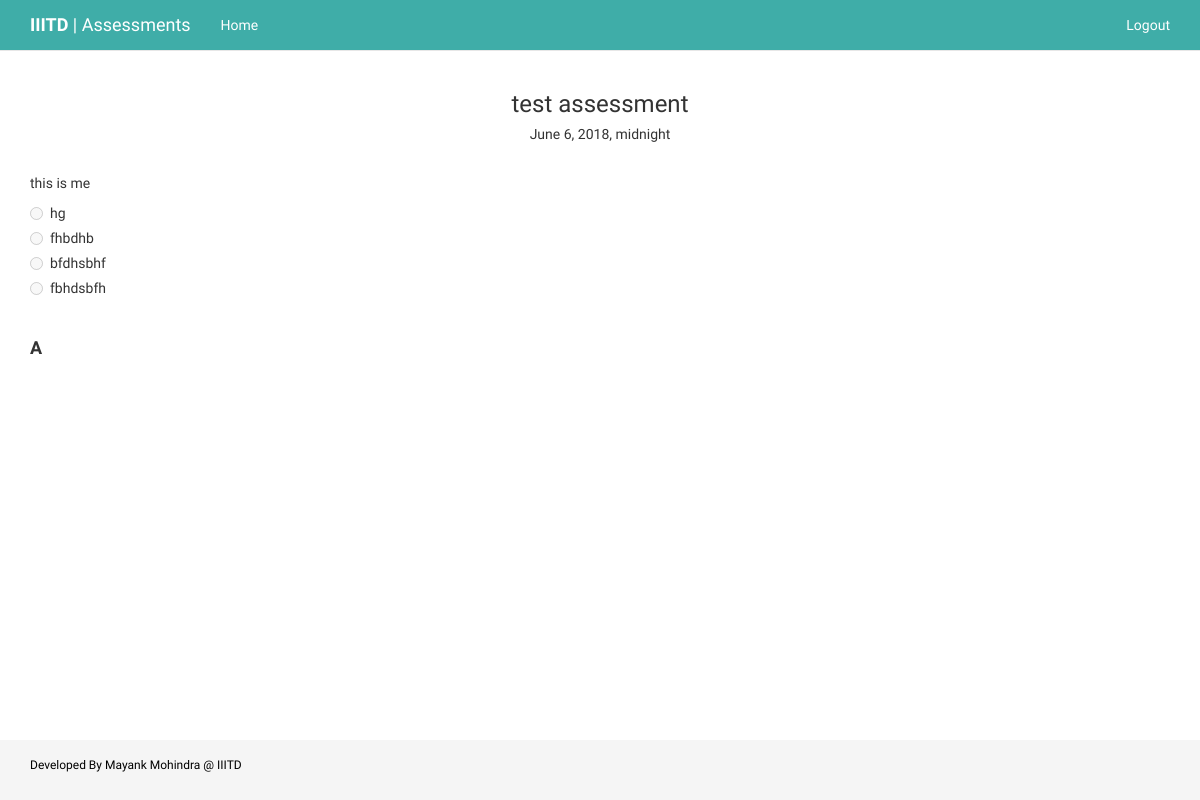
/view_question/2/ (signed in), run on an earlier commit of the app's database.
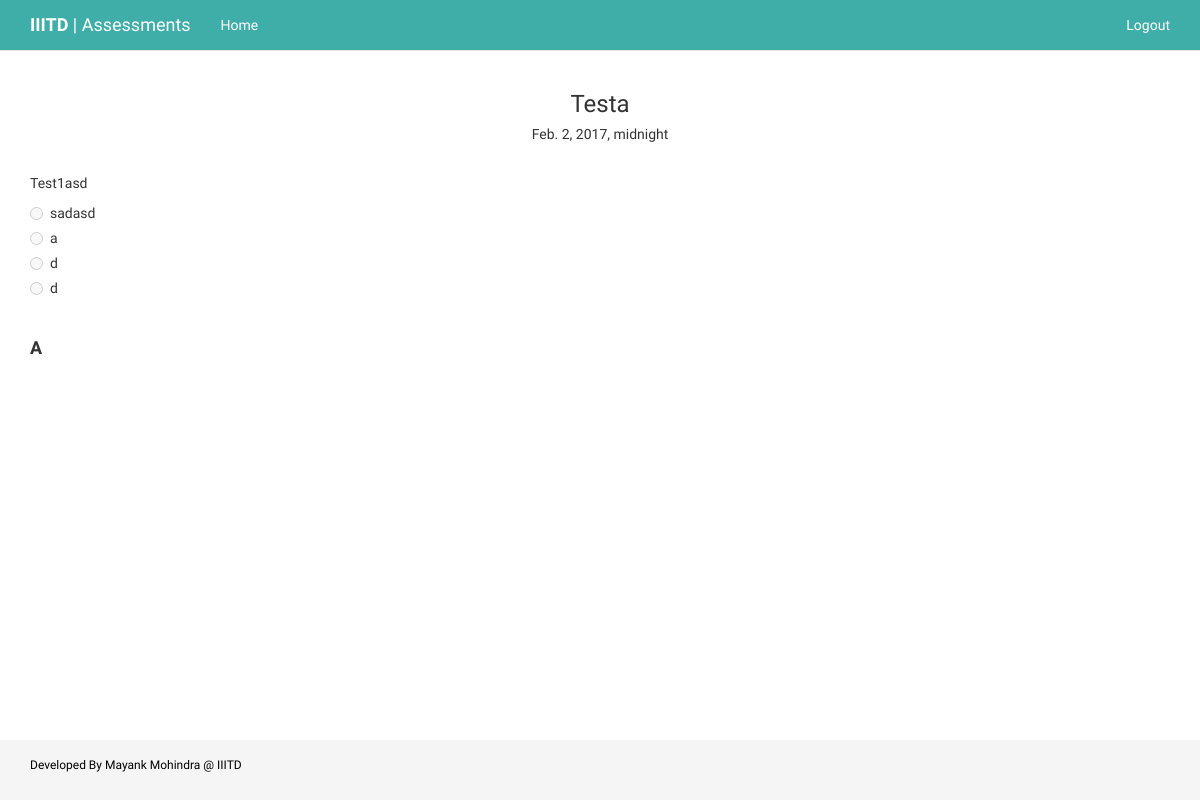
And on a later commit of the database.
### quiz/models.py (models this page shows, shortened)
class Question(models.Model):
	assessment=models.ForeignKey(Assessment, on_delete=models.CASCADE)
	question=models.CharField(max_length=1000)
	option_a=models.CharField(max_length=250)
	option_b=models.CharField(max_length=250)
	option_c=models.CharField(max_length=250)
	option_d=models.CharField(max_length=250)
	question_image=models.CharField(default=None, max_length=250,blank=True, null=True)
	option_a_image=models.CharField(default=None, max_length=250,blank=True, null=True)
	option_b_image=models.CharField(default=None, max_length=250,blank=True, null=True)
	option_c_image=models.CharField(default=None, max_length=250,blank=True, null=True)
	option_d_image=models.CharField(default=None, max_length=250,blank=True, null=True)
	solution=models.CharField(max_length=2)

class Assessment(models.Model):
	name=models.CharField(max_length=250, blank=False)
	date=models.DateTimeField(blank=False)
	max_marks=models.IntegerField(null=False)
	no_of_questions=models.IntegerField(null=False)
	duration=models.IntegerField(null=False)
	description=models.CharField(max_length=2000, blank=True)

### quiz/views.py (the view)
# urls.py: url(r'^view_question/(?P<question_no>\d+)/$',views.viewQuestion, name='viewQuestion'),
@staff_member_required
def viewQuestion(request, question_no):
	question=get_object_or_404(Question, pk=question_no)
	context={
		'question':question,
	}
	return render(request, 'quiz/view_question.html', context)

### quiz/templates/quiz/view_question.html (shortened to what this page needs)
{% extends 'quiz/base.html' %}
{% load staticfiles %}
{% block body %}
<div class="container">
	<center>
		<h3>{{question.assessment.name}}</h3>
		<h5>{{question.assessment.date}}</h5>
	</center>
	<br>
	{{ question.question }}
	<br>
	<div class="radio">
		<label><input type="radio" name="option_opt" disabled>{{question.option_a}}</label>
	</div>
	<div class="radio">
		<label><input type="radio" name="option_opt" disabled>{{question.option_b}}</label>
	</div>
	<div class="radio">
		<label><input type="radio" name="option_opt" disabled>{{question.option_c}}</label>
	</div>
	<div class="radio">
		<label><input type="radio" name="option_opt" disabled>{{question.option_d}}</label>
	</div>
	<br>
	<h4><b>{{question.solution}}</b></h4>
</div>
{% endblock %}

What changed in the data, as far as the page shows it:
changed Question: assessment.name "test assessment" → "Testa"; assessment "June 6, 2018, midnight" → "Feb. 2, 2017, midnight"; question "this is me" → "Test1asd"; option_a "hg" → "sadasd"; option_b "fhbdhb" → "a"; option_c "bfdhsbhf" → "d"; option_d "fbhdsbfh" → "d"
Also different on the page:
form field option_opt: "☐ hg" → "☐ sadasd"
form field option_opt: "☐ fhbdhb" → "☐ a"
form field option_opt: "☐ bfdhsbhf" → "☐ d"
form field option_opt: "☐ fbhdsbfh" → "☐ d"
